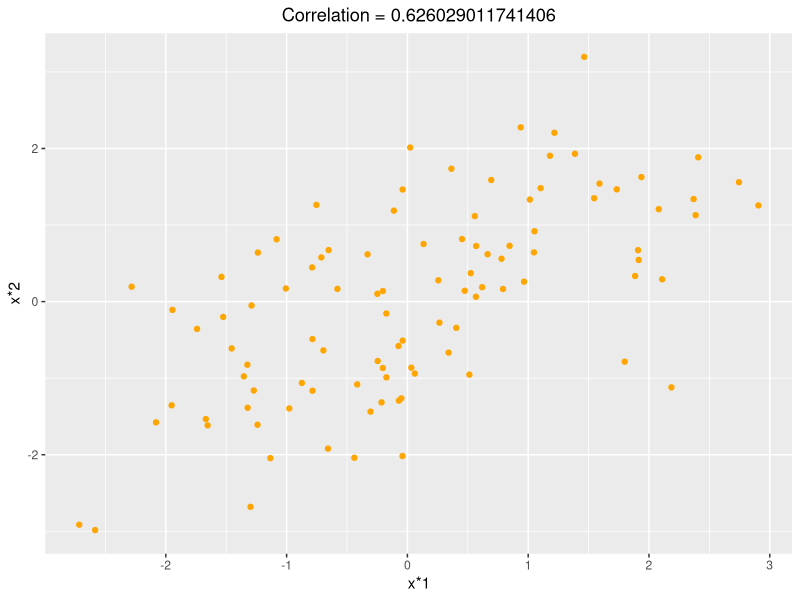
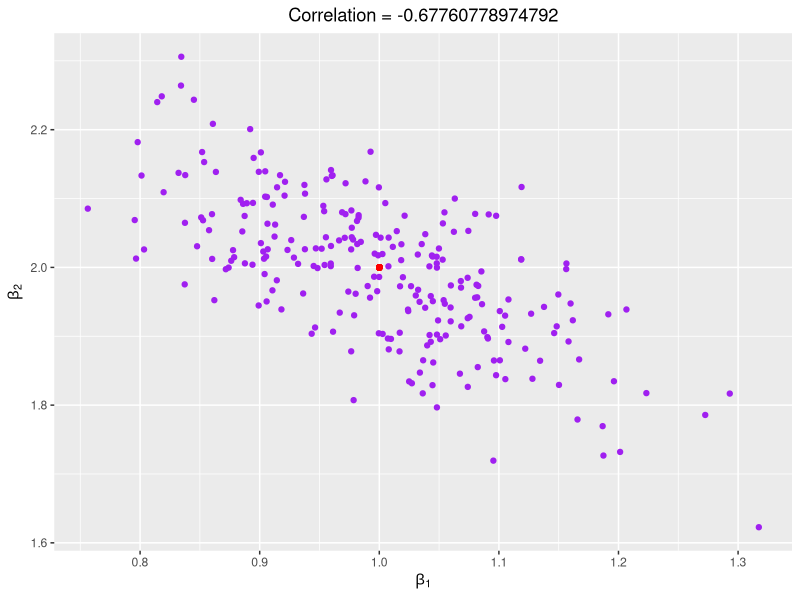
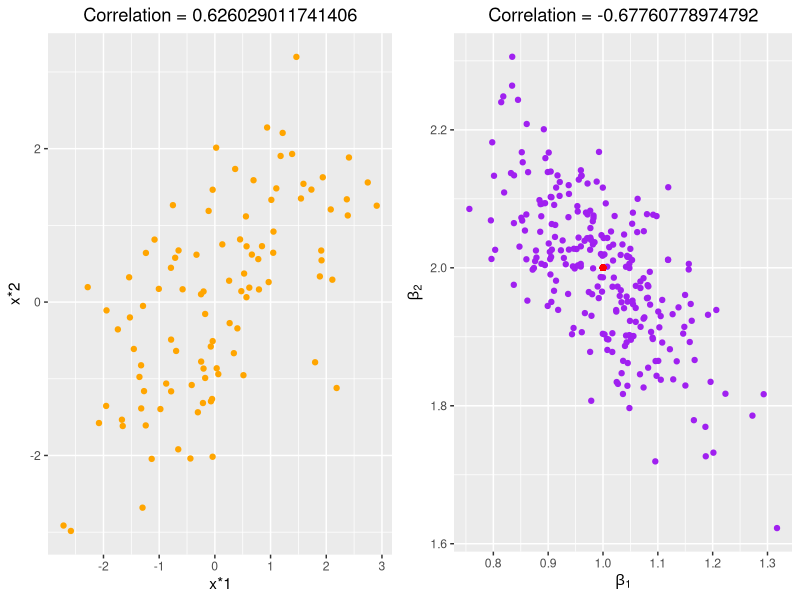

Write R code to recreate these figures, in order.
library(tidyverse)

# (4) sample
n <- 100
mean_value <- 0
sd_value <- 1
z1 <- rnorm(n, mean_value, sd_value)
z2 <- rnorm(n, mean_value, sd_value)
x1 <- z1 + 0.5 * z2
x2 <- z1 - 0.5 * z2
temp <- rep(1, n)
X <- data.frame(identity = temp, x1 = x1, x2 = x2)
corr <- cor(X$x1, X$x2)

# x*1 versus x*2
fig1 <- ggplot(X, aes(x = x1, y = x2)) + 
  geom_point(color = "orange", show.legend = FALSE) +
  labs(x = 'x*1', y = 'x*2') +
  ggtitle(paste("Correlation =", corr)) +
  theme(plot.title = element_text(hjust = 0.5)) 
ggsave('./figures-and-tables/2-4-variable.png', plot = fig1)

# regression
beta <- matrix(c(0, 1, 2), nrow = 3, ncol = 1)
X <- as.matrix(X)
m <- 250
beta_table <- data.frame()
for (i in 1:m){
  y <- X %*% beta + rnorm(n, mean_value, sd_value)
  beta_ <- t(solve(t(X)%*%X)%*%t(X)%*%y)
  beta_table <- rbind(beta_table, beta_)
}
colnames(beta_table) <- c("beta0", "beta1", "beta2")
corr <- cor(beta_table$beta1, beta_table$beta2)
#plot
fig2 <- ggplot(beta_table, aes(x = beta1, y = beta2)) + 
  geom_point(color = "purple", show.legend = FALSE) +
  labs(x = expression(paste(beta[1])), y = expression(paste(beta[2]))) +
  geom_point(aes(x = beta[2], y = beta[3]), color = 'red') +
  ggtitle(paste("Correlation =", corr)) +
  theme(plot.title = element_text(hjust = 0.5)) 
ggsave('./figures-and-tables/2-4-regression.png', plot = fig2)

library('cowplot')
fig <- plot_grid(fig1, fig2, ncol = 2)
ggsave('./figures-and-tables/cowplot.png', plot = fig)
